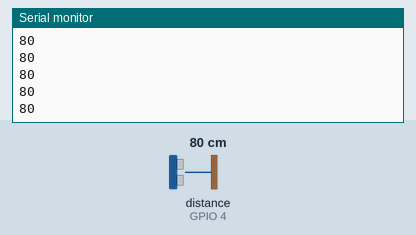
This sketch was run on a simulated ESP32. On the bench: the last lines printed to the serial monitor. Wiring (inferred from the names in the program): ultrasonic range finder: trigger GPIO 2; echo GPIO 4. Inputs (shaded band) come from the test bench; at power-on: distance to the obstacle (sensor on GPIO 4) 80 cm. The echo pulse lasts 58.3 µs per cm; WiFi joins after 1.5 s; servers stay silent unless stated.

Above: at 11.2 s.
11.3 s: distance to the obstacle (sensor on GPIO 4) set to 2 cm
At 11.4 s:
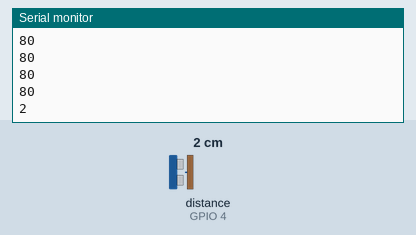
12.8 s: distance to the obstacle (sensor on GPIO 4) set to 4 cm
At 12.81 s:
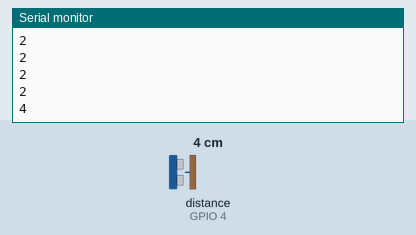
Timing chart, 0 to 15.8 s (numbered marks = the images above; inputs shaded):
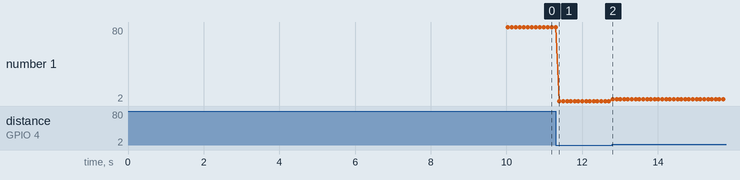

The sketch:

count_upload.ino
```cpp
#include <SoftwareSerial.h>
#include <SPI.h>
#include <WiFi.h> //wifi library
#include <Wire.h>
#include <SoftwareSerial.h>

int count = 0;
const int trigPin = 2;
const int echoPin = 4;


char ssid[] = "RKD_4G"; //  wifi network SSID (name)
char pass[] = "nishara94";    // wifi network password
 String a;
int status = WL_IDLE_STATUS;

char server[] = "192.168.8.100";

// Initialize the Wifi client library
WiFiClient client;

long duration, inches, cm;


void setup()
{


    Serial.begin(9600);

    // check for the presence of the shield:
    if (WiFi.status() == WL_NO_SHIELD) {
      Serial.println("WiFi shield not present");
      // don't continue:
      while(true);
    }

    // attempt to connect to Wifi network:
    // will keep on trying every 10 seconds until connected
    //while ( status != WL_CONNECTED) {
      Serial.print("Attempting to connect to SSID: ");
      Serial.println(ssid);
      status = WiFi.begin(ssid, pass);
      //status = WiFi.begin(ssid,pass);
      delay(10000);  // wait 10 seconds for connection to establish:
   // }
    Serial.println("Connected to wifi");
    printWifiStatus();


}

void loop()
{
Read();
}


void printWifiStatus() {
  // print the SSID of the network you're attached to:
  Serial.print("SSID: ");
  Serial.println(WiFi.SSID());

  // print your WiFi shield's IP address:
  IPAddress ip = WiFi.localIP();
  Serial.print("IP Address: ");
  Serial.println(ip);

  // print the received signal strength:
  long rssi = WiFi.RSSI();
  Serial.print("signal strength (RSSI):");
  Serial.print(rssi);
  Serial.println(" dBm");
}


/////////////////////////////////


void Read(){

  int duration, inches, cm;

  pinMode(trigPin, OUTPUT);
  digitalWrite(trigPin, LOW);
  delayMicroseconds(2);
  digitalWrite(trigPin, HIGH);
  delayMicroseconds(10);
  digitalWrite(trigPin, LOW);
  pinMode(echoPin, INPUT);
  duration = pulseIn(echoPin, HIGH);

  // convert the time into a distance
  inches = microsecondsToInches(duration);
  cm = microsecondsToCentimeters(duration);

  Serial.println(cm);


  delay(100);


}


long microsecondsToInches(long microseconds)
{
   return microseconds / 74 / 2;
}

long microsecondsToCentimeters(long microseconds)
{
  return microseconds / 29 / 2;
}
```

Measured:
- after the input at 11.3 s, the serial monitor: prints a new line after 0.10 s (image 1)
- after the input at 12.8 s, the serial monitor: prints a new line at once (image 2)
- plotted number 1: 80 → 2 after the input at 11.3 s
